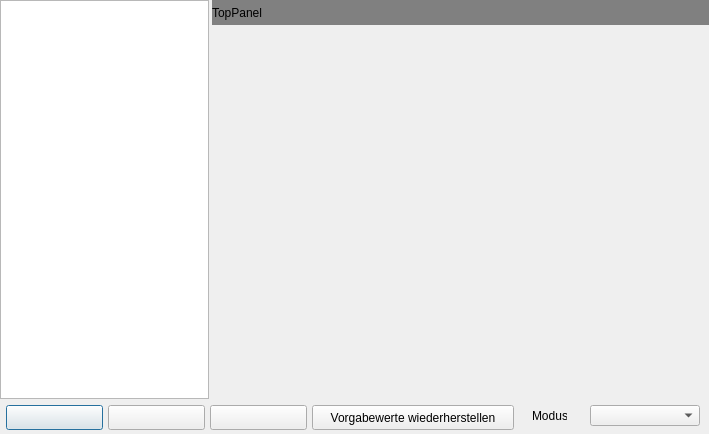
<?xml version="1.0" encoding="UTF-8"?>
<ui version="4.0">
  <class>SetupForm</class>
  <widget class="QDialog" name="SetupForm">
    <property name="geometry"><rect><x>0</x><y>0</y><width>709</width><height>434</height></rect></property>
    <property name="windowTitle"><string>SetupForm</string></property>
    <property name="vclPosition" stdset="0"><string notr="true">poOwnerFormCenter</string></property>
    <property name="vclBorderIcons" stdset="0"><string notr="true">biSystemMenu</string></property>
    <property name="vclKeyPreview" stdset="0"><bool>true</bool></property>
    <property name="vclMinWidth" stdset="0"><number>710</number></property>
    <property name="vclMinHeight" stdset="0"><number>470</number></property>
    <property name="vclDesignWidth" stdset="0"><number>709</number></property>
    <property name="vclDesignHeight" stdset="0"><number>434</number></property>
    <widget class="QFrame" name="BottomPanel">
      <property name="geometry"><rect><x>0</x><y>399</y><width>709</width><height>35</height></rect></property>
      <property name="vclAlign" stdset="0"><string notr="true">alBottom</string></property>
      <property name="frameShape"><enum>QFrame::NoFrame</enum></property>
      <property name="frameShadow"><enum>QFrame::Plain</enum></property>
      <property name="vclClass" stdset="0"><string notr="true">TPanel</string></property>
      <widget class="QLabel" name="ModeLabel">
        <property name="geometry"><rect><x>532</x><y>10</y><width>35</width><height>13</height></rect></property>
        <property name="text"><string>Modus:</string></property>
        <property name="textFormat"><enum>Qt::PlainText</enum></property>
        <property name="alignment"><set>Qt::AlignLeft|Qt::AlignTop</set></property>
        <property name="vclAutoSize" stdset="0"><bool>true</bool></property>
      </widget>
      <widget class="QPushButton" name="CancelButton">
        <property name="geometry"><rect><x>108</x><y>6</y><width>97</width><height>25</height></rect></property>
        <property name="text"><string></string></property>
        <property name="autoDefault"><bool>false</bool></property>
        <property name="vclKind" stdset="0"><string notr="true">bkCancel</string></property>
        <property name="vclCancel" stdset="0"><bool>true</bool></property>
        <property name="vclModalResult" stdset="0"><string notr="true">mrCancel</string></property>
      </widget>
      <widget class="QPushButton" name="OKButton">
        <property name="geometry"><rect><x>6</x><y>6</y><width>97</width><height>25</height></rect></property>
        <property name="text"><string></string></property>
        <property name="autoDefault"><bool>false</bool></property>
        <property name="vclKind" stdset="0"><string notr="true">bkOK</string></property>
        <property name="default"><bool>true</bool></property>
        <property name="vclModalResult" stdset="0"><string notr="true">mrOk</string></property>
        <property name="vclOnClick" stdset="0"><string notr="true">OKButtonClick</string></property>
      </widget>
      <widget class="QComboBox" name="ModeComboBox">
        <property name="geometry"><rect><x>590</x><y>6</y><width>110</width><height>21</height></rect></property>
        <property name="editable"><bool>false</bool></property>
        <property name="maxVisibleItems"><number>8</number></property>
        <item><property name="text"><string></string></property></item>
        <item><property name="text"><string></string></property></item>
      </widget>
      <widget class="QPushButton" name="RestoreDefaultValuesButton">
        <property name="geometry"><rect><x>312</x><y>6</y><width>202</width><height>25</height></rect></property>
        <property name="text"><string>Vorgabewerte wiederherstellen</string></property>
        <property name="icon"><iconset resource="../../resources/dfend.qrc"><normaloff>:/glyphs/90dee0f3d0aa0e54.png</normaloff></iconset></property>
        <property name="autoDefault"><bool>false</bool></property>
        <property name="vclOnClick" stdset="0"><string notr="true">RestoreDefaultValuesButtonClick</string></property>
      </widget>
      <widget class="QPushButton" name="HelpButton">
        <property name="geometry"><rect><x>210</x><y>6</y><width>97</width><height>25</height></rect></property>
        <property name="text"><string></string></property>
        <property name="autoDefault"><bool>false</bool></property>
        <property name="vclKind" stdset="0"><string notr="true">bkHelp</string></property>
        <property name="vclOnClick" stdset="0"><string notr="true">HelpButtonClick</string></property>
      </widget>
    </widget>
    <widget class="QFrame" name="MainPanel">
      <property name="geometry"><rect><x>0</x><y>0</y><width>709</width><height>399</height></rect></property>
      <property name="vclAlign" stdset="0"><string notr="true">alClient</string></property>
      <property name="frameShape"><enum>QFrame::NoFrame</enum></property>
      <property name="frameShadow"><enum>QFrame::Plain</enum></property>
      <property name="vclClass" stdset="0"><string notr="true">TPanel</string></property>
      <widget class="TSplitterWidget" name="Splitter1">
        <property name="geometry"><rect><x>209</x><y>0</y><width>0</width><height>399</height></rect></property>
        <property name="vclAlign" stdset="0"><string notr="true">alLeft</string></property>
      </widget>
      <widget class="QTreeWidget" name="Tree">
        <property name="geometry"><rect><x>0</x><y>0</y><width>209</width><height>399</height></rect></property>
        <property name="vclAlign" stdset="0"><string notr="true">alLeft</string></property>
        <property name="headerHidden"><bool>true</bool></property>
        <property name="columnCount"><number>1</number></property>
        <column><property name="text"><string notr="true">1</string></property></column>
        <property name="editTriggers"><set>QAbstractItemView::NoEditTriggers</set></property>
        <property name="indentation"><number>19</number></property>
        <property name="vclImages" stdset="0"><string notr="true">ImageList</string></property>
      </widget>
      <widget class="QFrame" name="RightPanel">
        <property name="geometry"><rect><x>212</x><y>0</y><width>497</width><height>399</height></rect></property>
        <property name="vclAlign" stdset="0"><string notr="true">alClient</string></property>
        <property name="frameShape"><enum>QFrame::NoFrame</enum></property>
        <property name="frameShadow"><enum>QFrame::Plain</enum></property>
        <property name="vclClass" stdset="0"><string notr="true">TPanel</string></property>
        <widget class="QFrame" name="TopPanel">
          <property name="geometry"><rect><x>0</x><y>0</y><width>497</width><height>25</height></rect></property>
          <property name="font">
            <font>
              <pointsize>12</pointsize>
              <bold>true</bold>
            </font>
          </property>
          <property name="styleSheet"><string notr="true">#TopPanel { color: #FFFFFF; background-color: #808080; }</string></property>
          <property name="vclAlign" stdset="0"><string notr="true">alTop</string></property>
          <property name="frameShape"><enum>QFrame::NoFrame</enum></property>
          <property name="frameShadow"><enum>QFrame::Plain</enum></property>
          <property name="vclClass" stdset="0"><string notr="true">TPanel</string></property>
          <widget class="QLabel" name="TopPanel_Caption">
            <property name="geometry"><rect><x>0</x><y>0</y><width>497</width><height>25</height></rect></property>
            <property name="text"><string>TopPanel</string></property>
            <property name="alignment"><set>Qt::AlignLeft|Qt::AlignVCenter</set></property>
            <property name="vclAlign" stdset="0"><string notr="true">alClient</string></property>
            <property name="vclPanelCaptionOf" stdset="0"><string notr="true">TopPanel</string></property>
          </widget>
        </widget>
      </widget>
    </widget>
    <widget class="QMenu" name="PopupMenu">
      <property name="vclPopupMenu" stdset="0"><bool>true</bool></property>
    </widget>
  </widget>
  <customwidgets>
    <customwidget>
      <class>TSplitterWidget</class>
      <extends>QFrame</extends>
      <header>VclWidgets.h</header>
    </customwidget>
  </customwidgets>
  <tabstops>
    <tabstop>OKButton</tabstop>
    <tabstop>CancelButton</tabstop>
    <tabstop>HelpButton</tabstop>
    <tabstop>RestoreDefaultValuesButton</tabstop>
    <tabstop>ModeComboBox</tabstop>
    <tabstop>Tree</tabstop>
  </tabstops>
  <resources><include location="../../resources/dfend.qrc"/></resources>
  <connections/>
</ui>
